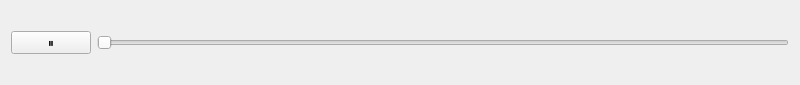
<?xml version="1.0" encoding="UTF-8"?>
<ui version="4.0">
 <class>TimelineWidget</class>
 <widget class="QWidget" name="TimelineWidget">
  <property name="geometry">
   <rect>
    <x>0</x>
    <y>0</y>
    <width>800</width>
    <height>85</height>
   </rect>
  </property>
  <property name="windowTitle">
   <string>Timeline</string>
  </property>
  <layout class="QHBoxLayout" name="horizontalLayout">
   <item>
    <widget class="QPushButton" name="pausePlayButton">
     <property name="text">
      <string>⏸️</string>
     </property>
    </widget>
   </item>
   <item>
    <widget class="QSlider" name="timelineSlider">
     <property name="orientation">
      <enum>Qt::Orientation::Horizontal</enum>
     </property>
    </widget>
   </item>
  </layout>
 </widget>
 <resources/>
 <connections/>
</ui>
